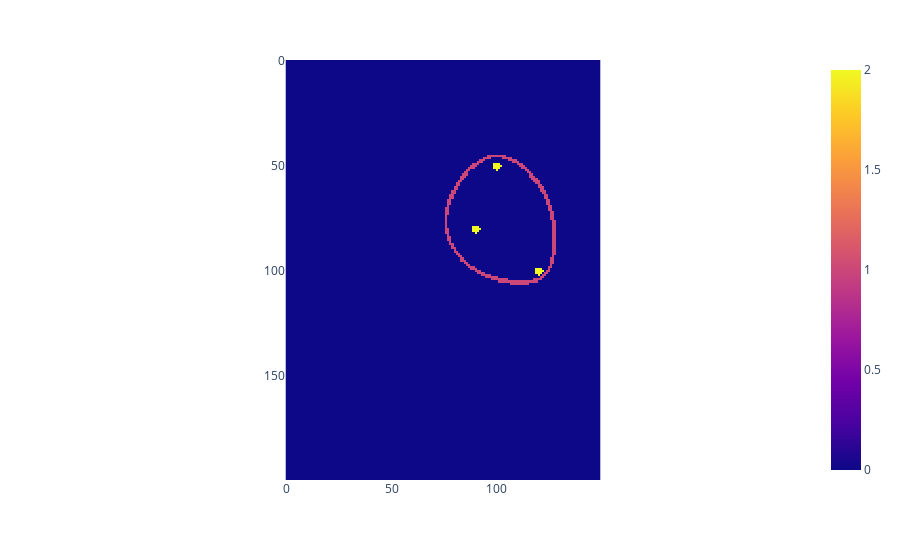

Notebook source saved alongside this figure:
### Markdown cell above
### Higher

### Code cell
p1 = np.array((3, 4))
p2 = np.array((5, 7))
p3 = np.array((0, 5))
radiusE = 10
tol = 0.2

scene = dict(
    xRange=(-5, 15),
    yRange=(-5, 10),
    xResol=0.1,
    yResol=0.1,
)

ds = DenseScene(scene)
m = ds.mkEmptyMap()

for j in tqdm(range(ds.nx)):
    for k in range(ds.ny):
        xy = ds.mesh_grid[j][k]
        if abs(na.norm(xy - p1) + na.norm(xy - p2) + na.norm(xy - p3) - radiusE) < tol:
            m[j, k] = 1

        if any([abs(na.norm(xy - p)) < tol for p in [p1, p2, p3]]):
            m[j, k] = 2

fig = px.imshow(m)
fig.show()

### Figure 1 — Plotly figure (JSON) as saved in the notebook; plotly's stock layout.template omitted (floating-point values rounded to 4 significant figures; data arrays with more than 128 entries replaced by an {"elided": "..."} marker saying what was removed)
{"data": [{"coloraxis": "coloraxis", "hovertemplate": "x: %{x}<br>y: %{y}<br>color: %{z}<extra></extra>", "name": "0", "type": "heatmap", "xaxis": "x", "yaxis": "y", "z": {"elided": "200x150 int values"}}], "layout": {"coloraxis": {"colorscale": [[0, "#0d0887"], [0.1111, "#46039f"], [0.2222, "#7201a8"], [0.3333, "#9c179e"], [0.4444, "#bd3786"], [0.5556, "#d8576b"], [0.6667, "#ed7953"], [0.7778, "#fb9f3a"], [0.8889, "#fdca26"], [1, "#f0f921"]]}, "margin": {"t": 60}, "xaxis": {"anchor": "y", "constrain": "domain", "domain": [0, 1], "scaleanchor": "y"}, "yaxis": {"anchor": "x", "autorange": "reversed", "constrain": "domain", "domain": [0, 1]}}}
